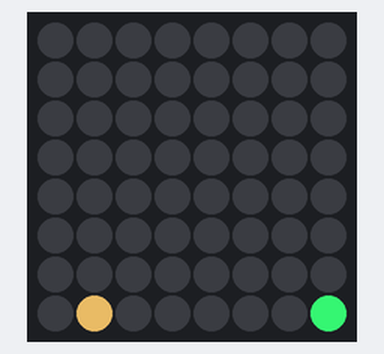
Simulated run of this program. Board: Raspberry Pi (BCM pin numbers) with a Sense HAT. Shown: the Sense HAT's 8×8 RGB LED matrix. Random numbers come from a fixed seed.

Above: at 0.12 s.
At 0.47 s:
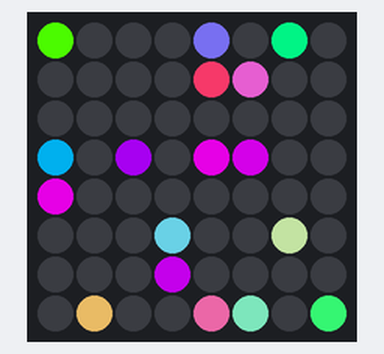
At 1.82 s:
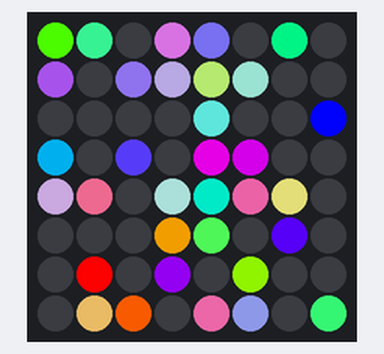
At 18.11 s:
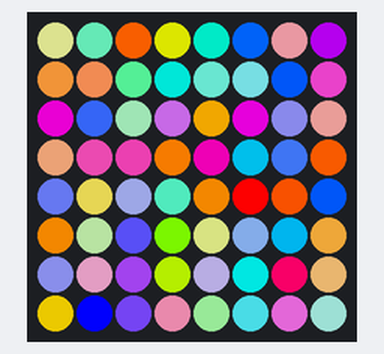
At 33.95 s:
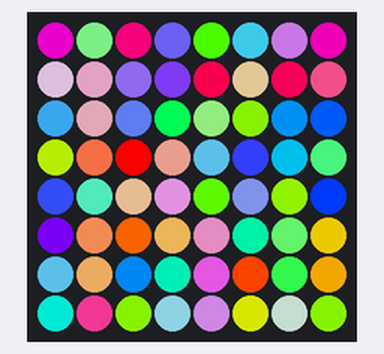
At 38.07 s:
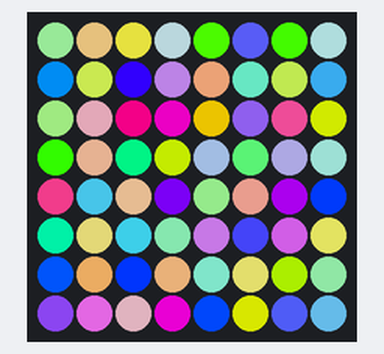

Measured:
- what the display in image 2 shows lasts 0.4 s, from 1.6 s to 2.0 s

The program:

sparkle.py
```python
#!/usr/bin/env python3
"""Makes the LED matrix sparkle with random colors"""

import math
import random
import time

import sense_hat

sense = sense_hat.SenseHat()
sense.clear()

while True:
    for i in range(random.randint(0, 8)):
        color = [
            random.randint(0, 255),
            random.randint(0, 255),
            random.randint(0, 255),
        ]
        length = math.sqrt(sum([x*x for x in color]))
        color = [int(255 * x / length) for x in color]

        sense.set_pixel(
            random.randint(0, 7),
            random.randint(0, 7),
            color[0], color[1], color[2])
    time.sleep(0.10)
```
